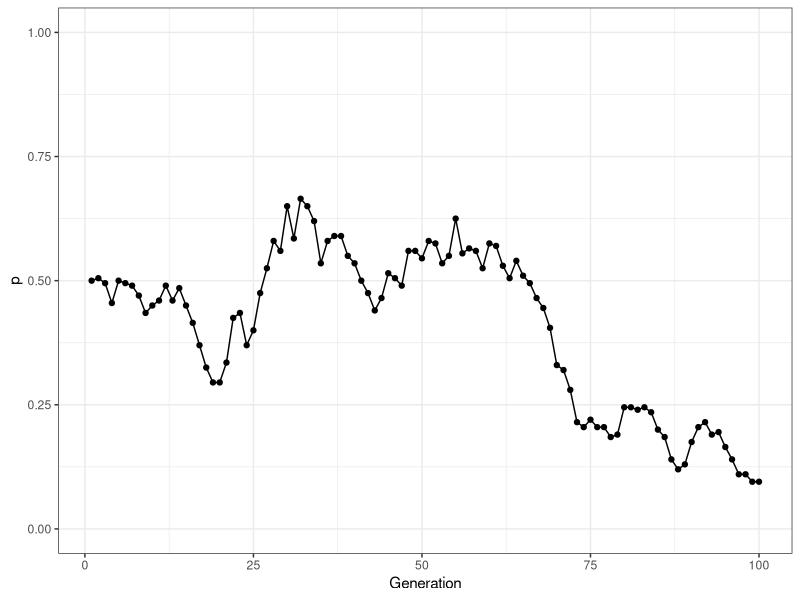

Write R code to recreate this figure.
## ---- chunk 1
options(tidyverse.quiet = TRUE)
library(tidyverse)
library(ggplot2)

## These are the parameters you can play with
##
n_gen <- 100
n_e <- 100

## This is the simulation
##
p <- numeric(n_gen)
p[1] <- 0.5
for (i in 2:n_gen) {
  k <- rbinom(1, 2*n_e, p[i-1])
  p[i] <- k/(2*n_e)
}

## This is the code to plot the results
##
dat <- tibble(generation = seq(1:n_gen),
              p = p)
p <- ggplot(dat, aes(x = generation, y = p)) +
  geom_point() +
  geom_line() +
  theme_bw() +
  xlab("Generation") +
  ylab("p") +
  ylim(0, 1)
p
